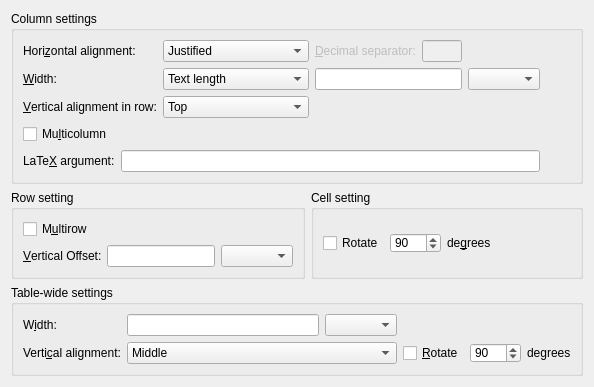
     <widget class="QWidget" name="Settings">
      <attribute name="title">
       <string>&amp;Table Settings</string>
      </attribute>
      <layout class="QGridLayout" name="gridLayout_10">
       <item row="1" column="0">
        <widget class="QGroupBox" name="groupBox">
         <property name="title">
          <string>Row setting</string>
         </property>
         <property name="flat">
          <bool>true</bool>
         </property>
         <layout class="QGridLayout" name="gridLayout_6">
          <item row="0" column="0">
           <widget class="QCheckBox" name="multirowCB">
            <property name="toolTip">
             <string>Merge cells of different rows</string>
            </property>
            <property name="text">
             <string>M&amp;ultirow</string>
            </property>
           </widget>
          </item>
          <item row="1" column="0">
           <layout class="QGridLayout" name="gridLayout_3">
            <item row="0" column="0">
             <widget class="QLabel" name="multirowOffsetLA">
              <property name="toolTip">
               <string/>
              </property>
              <property name="text">
               <string>&amp;Vertical Offset:</string>
              </property>
              <property name="buddy">
               <cstring>multirowOffsetED</cstring>
              </property>
             </widget>
            </item>
            <item row="0" column="1">
             <widget class="QLineEdit" name="multirowOffsetED">
              <property name="enabled">
               <bool>true</bool>
              </property>
              <property name="toolTip">
               <string>Optional vertical offset</string>
              </property>
              <property name="inputMethodHints">
               <set>Qt::InputMethodHint::ImhFormattedNumbersOnly</set>
              </property>
              <property name="text">
               <string/>
              </property>
             </widget>
            </item>
            <item row="0" column="2">
             <widget class="lyx::frontend::LengthCombo" name="multirowOffsetUnitLC">
              <property name="inputMethodHints">
               <set>Qt::InputMethodHint::ImhFormattedNumbersOnly|Qt::InputMethodHint::ImhLatinOnly</set>
              </property>
             </widget>
            </item>
           </layout>
          </item>
         </layout>
        </widget>
       </item>
       <item row="1" column="1">
        <widget class="QGroupBox" name="groupBox_2">
         <property name="title">
          <string>Cell setting</string>
         </property>
         <property name="flat">
          <bool>true</bool>
         </property>
         <layout class="QGridLayout" name="gridLayout_5">
          <item row="0" column="0">
           <layout class="QHBoxLayout" name="horizontalLayout_3">
            <item>
             <widget class="QCheckBox" name="rotateCellCB">
              <property name="toolTip">
               <string>Rotate this cell by 90 degrees</string>
              </property>
              <property name="text">
               <string>Rotate</string>
              </property>
             </widget>
            </item>
            <item>
             <widget class="QSpinBox" name="rotateCellAngleSB">
              <property name="maximumSize">
               <size>
                <width>51</width>
                <height>20</height>
               </size>
              </property>
              <property name="toolTip">
               <string>rotation angle</string>
              </property>
              <property name="minimum">
               <number>-180</number>
              </property>
              <property name="maximum">
               <number>180</number>
              </property>
              <property name="singleStep">
               <number>5</number>
              </property>
              <property name="value">
               <number>90</number>
              </property>
             </widget>
            </item>
            <item>
             <widget class="QLabel" name="rotateCellLA">
              <property name="text">
               <string>de&amp;grees</string>
              </property>
              <property name="buddy">
               <cstring>rotateCellAngleSB</cstring>
              </property>
             </widget>
            </item>
            <item>
             <spacer name="horizontalSpacer_3">
              <property name="orientation">
               <enum>Qt::Orientation::Horizontal</enum>
              </property>
              <property name="sizeHint" stdset="0">
               <size>
                <width>13</width>
                <height>41</height>
               </size>
              </property>
             </spacer>
            </item>
           </layout>
          </item>
         </layout>
        </widget>
       </item>
       <item row="2" column="0" colspan="2">
        <widget class="QGroupBox" name="tabAlignmentGB">
         <property name="enabled">
          <bool>true</bool>
         </property>
         <property name="title">
          <string>Table-wide settings</string>
         </property>
         <property name="flat">
          <bool>true</bool>
         </property>
         <layout class="QGridLayout" name="gridLayout_4">
          <item row="0" column="0">
           <widget class="QLabel" name="tabularWidthLA">
            <property name="text">
             <string>W&amp;idth:</string>
            </property>
            <property name="buddy">
             <cstring>tabularWidthED</cstring>
            </property>
           </widget>
          </item>
          <item row="0" column="1">
           <widget class="QLineEdit" name="tabularWidthED">
            <property name="inputMethodHints">
             <set>Qt::InputMethodHint::ImhFormattedNumbersOnly</set>
            </property>
           </widget>
          </item>
          <item row="0" column="2">
           <widget class="lyx::frontend::LengthCombo" name="tabularWidthUnitLC">
            <property name="inputMethodHints">
             <set>Qt::InputMethodHint::ImhFormattedNumbersOnly|Qt::InputMethodHint::ImhLatinOnly</set>
            </property>
           </widget>
          </item>
          <item row="1" column="0">
           <widget class="QLabel" name="TableAlignLA">
            <property name="text">
             <string>Verti&amp;cal alignment:</string>
            </property>
            <property name="buddy">
             <cstring>TableAlignCO</cstring>
            </property>
           </widget>
          </item>
          <item row="1" column="3">
           <layout class="QHBoxLayout" name="horizontalLayout_4">
            <item>
             <widget class="QCheckBox" name="rotateTabularCB">
              <property name="enabled">
               <bool>true</bool>
              </property>
              <property name="toolTip">
               <string>Rotate the table by 90 degrees</string>
              </property>
              <property name="text">
               <string>&amp;Rotate</string>
              </property>
             </widget>
            </item>
            <item>
             <widget class="QSpinBox" name="rotateTabularAngleSB">
              <property name="maximumSize">
               <size>
                <width>51</width>
                <height>20</height>
               </size>
              </property>
              <property name="toolTip">
               <string>rotation angle</string>
              </property>
              <property name="minimum">
               <number>-180</number>
              </property>
              <property name="maximum">
               <number>180</number>
              </property>
              <property name="singleStep">
               <number>5</number>
              </property>
              <property name="value">
               <number>90</number>
              </property>
             </widget>
            </item>
            <item>
             <widget class="QLabel" name="rotateTabularLA">
              <property name="text">
               <string>degrees</string>
              </property>
              <property name="buddy">
               <cstring>rotateTabularAngleSB</cstring>
              </property>
             </widget>
            </item>
           </layout>
          </item>
          <item row="1" column="1" colspan="2">
           <widget class="QComboBox" name="TableAlignCO">
            <property name="toolTip">
             <string>Vertical alignment of the table</string>
            </property>
            <property name="currentIndex">
             <number>1</number>
            </property>
            <item>
             <property name="text">
              <string>Top</string>
             </property>
            </item>
            <item>
             <property name="text">
              <string>Middle</string>
             </property>
            </item>
            <item>
             <property name="text">
              <string>Bottom</string>
             </property>
            </item>
           </widget>
          </item>
         </layout>
        </widget>
       </item>
       <item row="0" column="0" colspan="2">
        <widget class="QGroupBox" name="GroupBox12">
         <property name="title">
          <string>Column settings</string>
         </property>
         <property name="flat">
          <bool>true</bool>
         </property>
         <layout class="QGridLayout" name="gridLayout_9">
          <item row="0" column="0">
           <layout class="QGridLayout" name="gridLayout">
            <item row="1" column="1">
             <widget class="QComboBox" name="columnTypeCO">
              <property name="toolTip">
               <string>&lt;html&gt;&lt;head/&gt;&lt;body&gt;&lt;p&gt;Column width type:&lt;/p&gt;&lt;p&gt;* Text Length: Stretch to text width&lt;/p&gt;&lt;p&gt;* Variable: Adjust to match table width&lt;/p&gt;&lt;p&gt;* Custom: Fixed custom width&lt;/p&gt;&lt;/body&gt;&lt;/html&gt;</string>
              </property>
              <item>
               <property name="text">
                <string>Text length</string>
               </property>
              </item>
              <item>
               <property name="text">
                <string>Variable[[Width]]</string>
               </property>
              </item>
              <item>
               <property name="text">
                <string>Custom[[Width]]</string>
               </property>
              </item>
             </widget>
            </item>
            <item row="0" column="1">
             <widget class="QComboBox" name="hAlignCO">
              <property name="toolTip">
               <string>Horizontal alignment in column</string>
              </property>
              <item>
               <property name="text">
                <string>Justified</string>
               </property>
              </item>
              <item>
               <property name="text">
                <string>Left</string>
               </property>
              </item>
              <item>
               <property name="text">
                <string>Center</string>
               </property>
              </item>
              <item>
               <property name="text">
                <string>Right</string>
               </property>
              </item>
              <item>
               <property name="text">
                <string>At Decimal Separator</string>
               </property>
              </item>
             </widget>
            </item>
            <item row="1" column="0">
             <widget class="QLabel" name="columnWidthLA">
              <property name="text">
               <string>&amp;Width:</string>
              </property>
              <property name="buddy">
               <cstring>columnTypeCO</cstring>
              </property>
             </widget>
            </item>
            <item row="2" column="2">
             <spacer name="horizontalSpacer_2">
              <property name="orientation">
               <enum>Qt::Orientation::Horizontal</enum>
              </property>
              <property name="sizeHint" stdset="0">
               <size>
                <width>109</width>
                <height>20</height>
               </size>
              </property>
             </spacer>
            </item>
            <item row="0" column="0">
             <widget class="QLabel" name="hAlignLA">
              <property name="text">
               <string>Hori&amp;zontal alignment:</string>
              </property>
              <property name="buddy">
               <cstring>hAlignCO</cstring>
              </property>
             </widget>
            </item>
            <item row="2" column="1">
             <widget class="QComboBox" name="vAlignCO">
              <property name="toolTip">
               <string>Specifies the vertical alignment of this cell in relation to the baseline of the row.</string>
              </property>
              <item>
               <property name="text">
                <string>Top</string>
               </property>
              </item>
              <item>
               <property name="text">
                <string>Middle</string>
               </property>
              </item>
              <item>
               <property name="text">
                <string>Bottom</string>
               </property>
              </item>
             </widget>
            </item>
            <item row="2" column="0">
             <widget class="QLabel" name="vAlignLA">
              <property name="text">
               <string>&amp;Vertical alignment in row:</string>
              </property>
              <property name="buddy">
               <cstring>vAlignCO</cstring>
              </property>
             </widget>
            </item>
            <item row="1" column="2">
             <layout class="QHBoxLayout" name="horizontalLayout_2">
              <item>
               <widget class="QLineEdit" name="columnWidthED">
                <property name="enabled">
                 <bool>true</bool>
                </property>
                <property name="toolTip">
                 <string>Custom width of the column</string>
                </property>
                <property name="inputMethodHints">
                 <set>Qt::InputMethodHint::ImhFormattedNumbersOnly</set>
                </property>
                <property name="text">
                 <string/>
                </property>
               </widget>
              </item>
              <item>
               <widget class="lyx::frontend::LengthCombo" name="columnWidthUnitLC">
                <property name="inputMethodHints">
                 <set>Qt::InputMethodHint::ImhFormattedNumbersOnly|Qt::InputMethodHint::ImhLatinOnly</set>
                </property>
               </widget>
              </item>
             </layout>
            </item>
            <item row="0" column="2">
             <layout class="QHBoxLayout" name="horizontalLayout">
              <item>
               <widget class="QLabel" name="decimalLA">
                <property name="enabled">
                 <bool>false</bool>
                </property>
                <property name="text">
                 <string>&amp;Decimal separator:</string>
                </property>
                <property name="buddy">
                 <cstring>decimalPointED</cstring>
                </property>
               </widget>
              </item>
              <item>
               <widget class="QLineEdit" name="decimalPointED">
                <property name="enabled">
                 <bool>false</bool>
                </property>
                <property name="sizePolicy">
                 <sizepolicy hsizetype="Minimum" vsizetype="Fixed">
                  <horstretch>0</horstretch>
                  <verstretch>0</verstretch>
                 </sizepolicy>
                </property>
                <property name="maximumSize">
                 <size>
                  <width>40</width>
                  <height>16777215</height>
                 </size>
                </property>
                <property name="inputMask">
                 <string/>
                </property>
                <property name="text">
                 <string/>
                </property>
                <property name="maxLength">
                 <number>32767</number>
                </property>
                <property name="alignment">
                 <set>Qt::AlignmentFlag::AlignCenter</set>
                </property>
               </widget>
              </item>
              <item>
               <spacer name="horizontalSpacer">
                <property name="orientation">
                 <enum>Qt::Orientation::Horizontal</enum>
                </property>
                <property name="sizeHint" stdset="0">
                 <size>
                  <width>78</width>
                  <height>20</height>
                 </size>
                </property>
               </spacer>
              </item>
             </layout>
            </item>
           </layout>
          </item>
          <item row="0" column="1">
           <spacer name="horizontalSpacer_5">
            <property name="orientation">
             <enum>Qt::Orientation::Horizontal</enum>
            </property>
            <property name="sizeHint" stdset="0">
             <size>
              <width>31</width>
              <height>20</height>
             </size>
            </property>
           </spacer>
          </item>
          <item row="1" column="0">
           <widget class="QCheckBox" name="multicolumnCB">
            <property name="toolTip">
             <string>Merge cells of different columns</string>
            </property>
            <property name="text">
             <string>Mu&amp;lticolumn</string>
            </property>
           </widget>
          </item>
          <item row="2" column="0">
           <layout class="QHBoxLayout" name="horizontalLayout_5">
            <item>
             <widget class="QLabel" name="specialAlignmentLA">
              <property name="text">
               <string>LaTe&amp;X argument:</string>
              </property>
              <property name="buddy">
               <cstring>specialAlignmentED</cstring>
              </property>
             </widget>
            </item>
            <item>
             <widget class="QLineEdit" name="specialAlignmentED">
              <property name="toolTip">
               <string>Custom column format (LaTeX)</string>
              </property>
              <property name="whatsThis">
               <string/>
              </property>
              <property name="inputMethodHints">
               <set>Qt::InputMethodHint::ImhPreferLatin</set>
              </property>
             </widget>
            </item>
           </layout>
          </item>
         </layout>
        </widget>
       </item>
      </layout>
     </widget>
